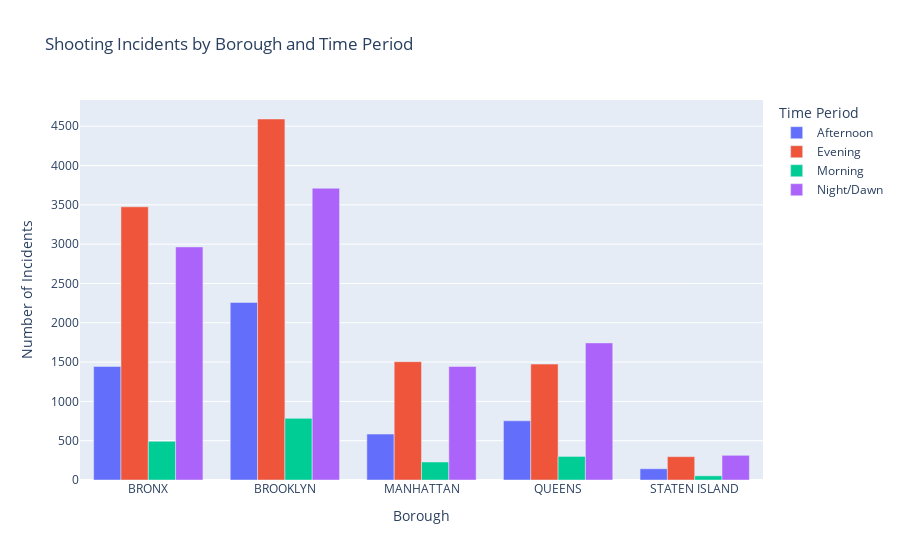

Notebook source saved alongside this figure:
### Code cell
fig = px.bar(
    borough_time_data,
    x='BORO',
    y='Counts',
    color='Time_Period',
    title='Shooting Incidents by Borough and Time Period',
    labels={'Counts': 'Number of Incidents', 'BORO': 'Borough', 'Time_Period': 'Time Period'},
    barmode='group'
)

fig.show()

### Figure 1 — Plotly figure (JSON) as saved in the notebook; plotly's stock layout.template omitted (floating-point values rounded to 4 significant figures)
{"data": [{"alignmentgroup": "True", "hovertemplate": "Time Period=Afternoon<br>Borough=%{x}<br>Number of Incidents=%{y}<extra></extra>", "legendgroup": "Afternoon", "marker": {"color": "#636efa", "pattern": {"shape": ""}}, "name": "Afternoon", "offsetgroup": "Afternoon", "orientation": "v", "showlegend": true, "textposition": "auto", "type": "bar", "x": ["BRONX", "BROOKLYN", "MANHATTAN", "QUEENS", "STATEN ISLAND"], "xaxis": "x", "y": [1444, 2259, 584, 753, 143], "yaxis": "y"}, {"alignmentgroup": "True", "hovertemplate": "Time Period=Evening<br>Borough=%{x}<br>Number of Incidents=%{y}<extra></extra>", "legendgroup": "Evening", "marker": {"color": "#EF553B", "pattern": {"shape": ""}}, "name": "Evening", "offsetgroup": "Evening", "orientation": "v", "showlegend": true, "textposition": "auto", "type": "bar", "x": ["BRONX", "BROOKLYN", "MANHATTAN", "QUEENS", "STATEN ISLAND"], "xaxis": "x", "y": [3475, 4592, 1505, 1474, 297], "yaxis": "y"}, {"alignmentgroup": "True", "hovertemplate": "Time Period=Morning<br>Borough=%{x}<br>Number of Incidents=%{y}<extra></extra>", "legendgroup": "Morning", "marker": {"color": "#00cc96", "pattern": {"shape": ""}}, "name": "Morning", "offsetgroup": "Morning", "orientation": "v", "showlegend": true, "textposition": "auto", "type": "bar", "x": ["BRONX", "BROOKLYN", "MANHATTAN", "QUEENS", "STATEN ISLAND"], "xaxis": "x", "y": [492, 784, 229, 300, 53], "yaxis": "y"}, {"alignmentgroup": "True", "hovertemplate": "Time Period=Night/Dawn<br>Borough=%{x}<br>Number of Incidents=%{y}<extra></extra>", "legendgroup": "Night/Dawn", "marker": {"color": "#ab63fa", "pattern": {"shape": ""}}, "name": "Night/Dawn", "offsetgroup": "Night/Dawn", "orientation": "v", "showlegend": true, "textposition": "auto", "type": "bar", "x": ["BRONX", "BROOKLYN", "MANHATTAN", "QUEENS", "STATEN ISLAND"], "xaxis": "x", "y": [2965, 3711, 1444, 1744, 314], "yaxis": "y"}], "layout": {"barmode": "group", "legend": {"title": {"text": "Time Period"}, "tracegroupgap": 0}, "title": {"text": "Shooting Incidents by Borough and Time Period"}, "xaxis": {"anchor": "y", "domain": [0, 1], "title": {"text": "Borough"}}, "yaxis": {"anchor": "x", "domain": [0, 1], "title": {"text": "Number of Incidents"}}}}
